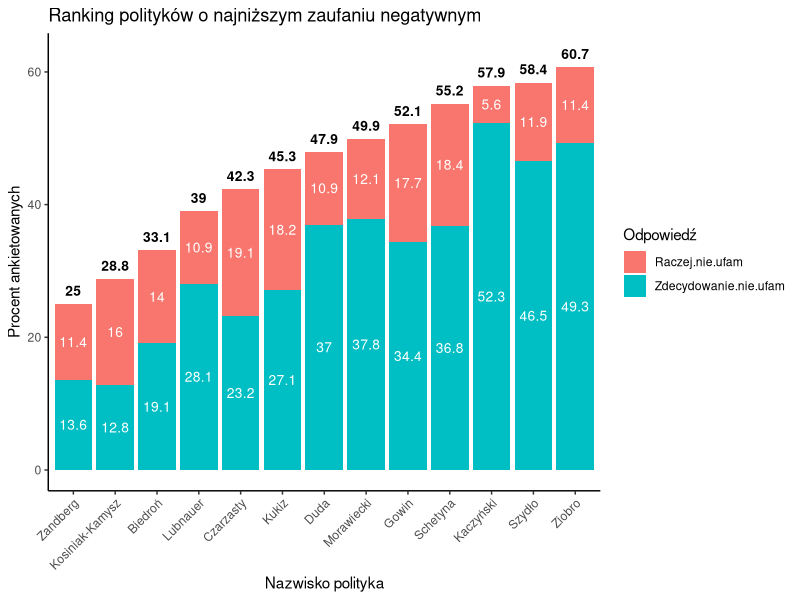

Reproduce this figure in R.
## ---- chunk 1
knitr::opts_chunk$set(echo = TRUE, warning = FALSE, message=FALSE, fig.width=10)
library(dplyr)
library(tidyr)
library(ggplot2)
## ---- chunk 2
data <- data.frame(
  "Nazwisko" = c("Biedroń","Kosiniak-Kamysz",
                 "Lubnauer", "Kukiz", "Duda",
                 "Morawiecki","Kaczyński","Szydło",
                 "Ziobro", "Schetyna","Gowin", 
                 "Zandberg","Czarzasty"), 
  "Zdecydowanie nie ufam" = c(19.1,12.8,28.1,27.1,37.0,37.8,52.3,46.5,49.3,36.8,34.4,13.6,23.2), 
  "Raczej nie ufam" = c(14.0,16.0,10.9,18.2,10.9,12.1,5.6,11.9,11.4,18.4,17.7,11.4,19.1))


prep.data <- data.frame(data,"suma"=rowSums(data[2:3]))


data.narrow <- gather(prep.data, "Odpowiedz", "Procent.ankietowanych", Zdecydowanie.nie.ufam, Raczej.nie.ufam)
data.narrow <- data.narrow %>% 
  mutate(label_text = ifelse(Odpowiedz == "Raczej.nie.ufam", suma, 0))

## ---- chunk 3



ggplot(data = data.narrow, aes(x = reorder(Nazwisko,suma), fill = Odpowiedz, y=Procent.ankietowanych)) + 
  geom_bar(stat="identity", position="stack") + 
  geom_text(aes(label=Procent.ankietowanych), position=position_stack(vjust=0.5), color="white", size=3.5) +
  geom_text(aes(label=ifelse(label_text == 0,"", label_text), y=label_text+1), 
            position=position_stack(vjust=1), color="black", size=3.5,
            fontface="bold") +
  theme_classic() +
  theme(axis.text.x=element_text(angle=45,hjust=1)) +
  xlab("Nazwisko polityka") +
  ylab("Procent ankietowanych") +
  labs(fill = "Odpowiedź") +
  ggtitle("Ranking polityków o najniższym zaufaniu negatywnym")


